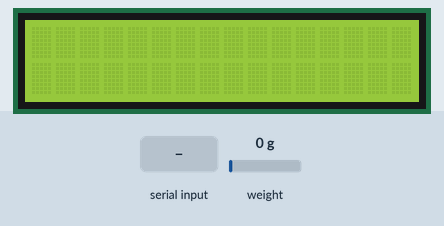
Simulated run of this sketch. Board: Arduino Uno, built with avr-gcc and run on an emulated ATmega328P. Parts: 16×2 character LCD. The inputs (shaded band) are chosen by the test bench; at power-on: weight on the scale 0 g. What the sketch prints to the serial monitor is not drawn.

Above: at 2.5 s.
2.6 s: byte 103 ('g') received over Serial
At 4.5 s:
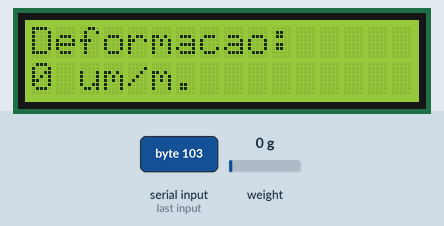
4.9 s: weight on the scale set to 100 g
At 7.0 s:
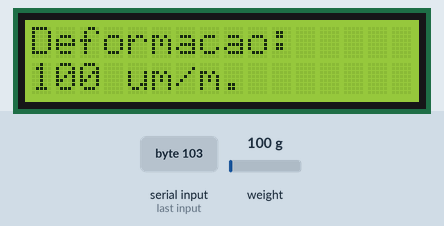
7.9 s: "f" received over Serial
At 9.5 s:
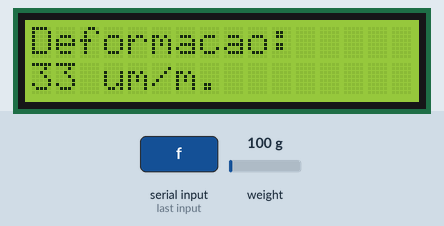
10.9 s: weight on the scale set to 1250 g
At 13.1 s:
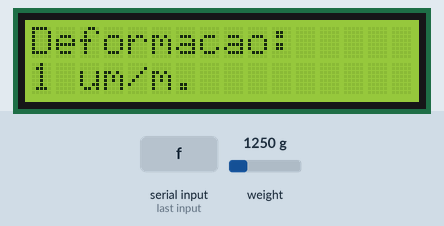
13.5 s: "v" received over Serial
At 15.7 s:
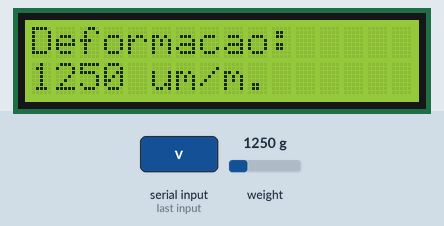
16.5 s: byte 116 ('t') received over Serial
At 19.1 s:
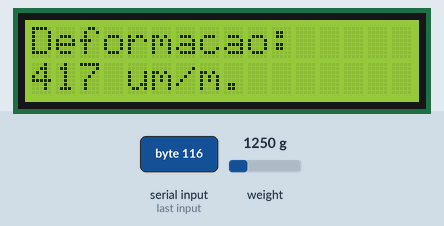
Timing chart, 0 to 20.5 s (numbered marks = the images above; inputs shaded):
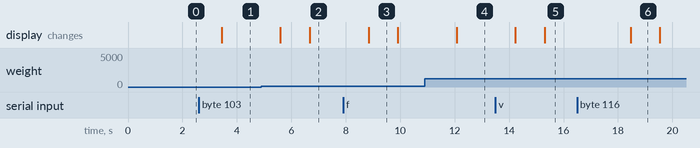

The sketch:

StrainGaugeBridge.ino
```cpp
#include "HX711.h"        //Biblioteca do HX711
#include <Wire.h>
#include <LiquidCrystal_I2C.h>

#define DOUT  8       //Pino digitais 8 e 7 do Arduino utilizados para transmissão de dados e clock, respectivamente.
#define CLK   7

HX711 extensometro(DOUT, CLK);                // Define os pinos de clock e data. Por padrão, seleciona o canal A com ganho de 128.

long int calfactor = 1100;                    // Divide o "dado cru" recebido pelo conversor
                                                    //de modo a ter algum significado físico.
float amostra = 0;                            // Valor lido no ensaio.
float MovAvgVector[3];                        // Vetor que salva as várias amostras para aplicação da média móvel
float sum, lcdresult;                         // Variáveis finais para exibição ao usuário.
int NSamples = 3;                             // Uma amostra é constituída de uma média simples de N Samples.
int i;
int FullVector = 0;                           // Marcador do vetor para controle de frequência de exibição ao usuário pelo LCD.
int UserRequest = 0;                          // Controla de o usuário solicitou ou não as medições
char UserInput;                               // Char que lê os comandos da interface serial.
unsigned long time_taken, start, tsample;     // Variáveis para marcar o tempo de enssaio.

// Inicializa o display no endereco 0x27
LiquidCrystal_I2C lcd(0x27,2,1,0,4,5,6,7,3, POSITIVE);

void zerasensor ()
{
  //Serial.println();
  extensometro.tare();                        //Pelo header, essa função faz 10 leituras e admite a média como o valor offset, zerando a medição com base nesse valor.
  //Serial.println("Sensor zerado");
}

float medida(void){
  float data = 0;
  for(i = NSamples; i > 0; i--){
    data += extensometro.get_units();
  }
  return (data/NSamples);
}

void RealizarPrimeiraMedida(void){
  amostra = medida();
  for(i = 0; i < 3; i++){
    MovAvgVector[i] = amostra;
  }
  sum = amostra*3;
}

void setup()
{
  lcd.begin(16,2);

  Serial.begin(9600);                               // Padrão do arduino

  extensometro.set_scale(calfactor);                //Passa o fator de calibração.
  zerasensor ();                                    // Funçao que zera o sensor: toma o valor offset como referência.

  RealizarPrimeiraMedida();
}

void loop()
{
  lcd.setBacklight(HIGH);

  extensometro.set_scale(calfactor);                // Ajusta o fator de calibração.

  sum -= MovAvgVector[2];

  for(i = 2; i > 0; i--){
    MovAvgVector[i] = MovAvgVector[i-1];
  }

  amostra = medida();

  MovAvgVector[0] = amostra;
  sum += amostra;

                                                // A função get_value() chama a função read_avarege() que faz a leitura do buffer de recepção 10 vezes e realiza a média
                                                // Após, retira o OFFSET calculado pela função tare()
                                                // Todavia, esse valor são bytes que não estão na escala adequada para aplicação do programa
                                                // Assim, a função get_units() divide o valor lido pelo calfactor selecionado

  FullVector += 1;
  tsample = millis();                           // Marca o instante que a última amostra processada ocorreu;

  if (UserRequest){
    lcdresult = sum/3;
    time_taken = tsample - start;                             //Diferença de tempo em milisegundos entre o início do ensaio e a amostra.

    //Serial.print("Deformação: ");                                 // Imprime no monitor serial
    Serial.println((lcdresult), 1);                           // O parâmetro 3 na função print ilustra o número de casas decimais utilizadas
    //Serial.print(" um/m.  Instante de amostragem: ");
    Serial.println(time_taken);
    //Serial.print(" milisegundos.  Fator de Calibração: ");            // imprime no monitor serial
    //Serial.println(calfactor);                              // Fator de calibração atual

    if(FullVector == 3){                                      // Exibe a deformação do material em 2 linhas
      lcd.setCursor(0,0);                                     //    do display LCD.
      lcd.print("Deformacao:");
      lcd.setCursor(0,1);
      lcd.print((lcdresult),0);
      lcd.print(" um/m.   ");
      FullVector = 0;
    }
  }

  if (FullVector == 3) FullVector = 0;

  delay(50);                                                  //Função delay tem o parâmetro em milisegundos


  if (Serial.available()){                                    // A função serial.available retorna a quantidade de bytes disponíveis para a leitura
                                                              // Se for escrito algum comando, a quantidade será superior à 0 e o if entenderá como True
    UserInput = Serial.read();                                // Essa leitura é realizada pelo que foi digitado pelo usuário na interface serial da porta utilizada

// Comandos responsáveis pelo controle do fator de calibração:
    if (UserInput == '+' || UserInput == 'a')                 // a = aumenta 10
     calfactor += 10;
    else if (UserInput == '-' || UserInput == 'z')            // z = diminui 10
      calfactor -= 10;
    else if (UserInput == 's')                                // s = aumenta 100
      calfactor += 100;
    else if (UserInput == 'x')                                // x = diminui 100
      calfactor -= 100;
    else if (UserInput == 'd')                                // d = aumenta 1000
      calfactor += 1000;
    else if (UserInput == 'c')                                // c = diminui 1000
      calfactor -= 1000;
    else if (UserInput == 'f')                                // f = aumenta 10000
      calfactor += 10000;
    else if (UserInput == 'v')                                // v = dimuni 10000
      calfactor -= 10000;
// Comando para tarar medição:
    else if (UserInput == 't')
      zerasensor();                                           // t = zera a Balança
// Comando para controle dos momentos de ensaio:
    else if (UserInput == 'g'){
      UserRequest = 1;
      start = millis();                                       // Inicia a contagem de tempo do ensaio.
    }
    else if (UserInput == 'h'){
      UserRequest = 0;
      lcd.clear();
    }
  }
}
```

Measured:
- after the input at 2.6 s, the display: changes after 0.85 s (image 1)
- after the input at 4.9 s, the display: first changes after 0.70 s (image 2 shows a later state)
- after the input at 7.9 s, the display: changes after 0.94 s (image 3)
- after the input at 10.9 s, the display: changes after 1.2 s (image 4)
- after the input at 13.5 s, the display: first changes after 0.73 s (image 5 shows a later state)
- after the input at 16.5 s, the display: changes after 2.0 s (image 6)
- what the display in image 3 shows lasts 1.1 s, from 8.8 s to 9.9 s
